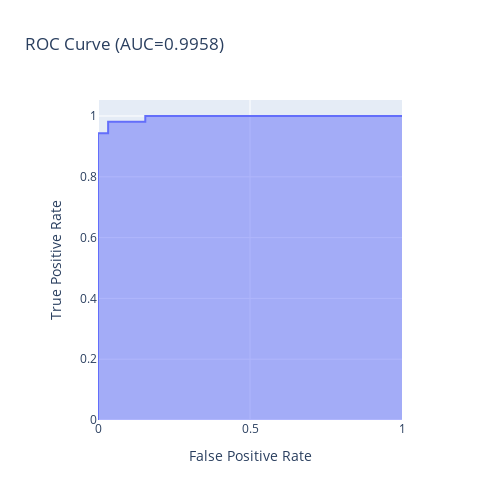

Notebook code for this chart:
### Markdown cell above
Al igual que el modelo de SVM, este modelo clasifica correctamente el 96% de los datos de testeo.

### Code cell
fpr, tpr, thresholds = roc_curve(y_test, grid.predict_proba(X_test)[:,1])
fig = px.area(
    x=fpr, y=tpr,
    title=f'ROC Curve (AUC={auc(fpr, tpr):.4f})',
    labels=dict(x='False Positive Rate', y='True Positive Rate'),
    width=500, height=500)
fig.update_yaxes(scaleanchor="x", scaleratio=1)
fig.update_xaxes(constrain='domain')
fig.show()

### Figure 1 — Plotly figure (JSON) as saved in the notebook; plotly's stock layout.template omitted (floating-point values rounded to 4 significant figures)
{"data": [{"fillpattern": {"shape": ""}, "hovertemplate": "False Positive Rate=%{x}<br>True Positive Rate=%{y}<extra></extra>", "legendgroup": "", "line": {"color": "#636efa"}, "marker": {"symbol": "circle"}, "mode": "lines", "name": "", "orientation": "v", "showlegend": false, "stackgroup": "1", "type": "scatter", "x": [0, 0, 0, 0.03333, 0.03333, 0.1556, 0.1556, 1], "xaxis": "x", "y": [0, 0.0566, 0.9434, 0.9434, 0.9811, 0.9811, 1, 1], "yaxis": "y"}], "layout": {"height": 500, "legend": {"tracegroupgap": 0}, "title": {"text": "ROC Curve (AUC=0.9958)"}, "width": 500, "xaxis": {"anchor": "y", "constrain": "domain", "domain": [0, 1], "title": {"text": "False Positive Rate"}}, "yaxis": {"anchor": "x", "domain": [0, 1], "scaleanchor": "x", "scaleratio": 1, "title": {"text": "True Positive Rate"}}}}
